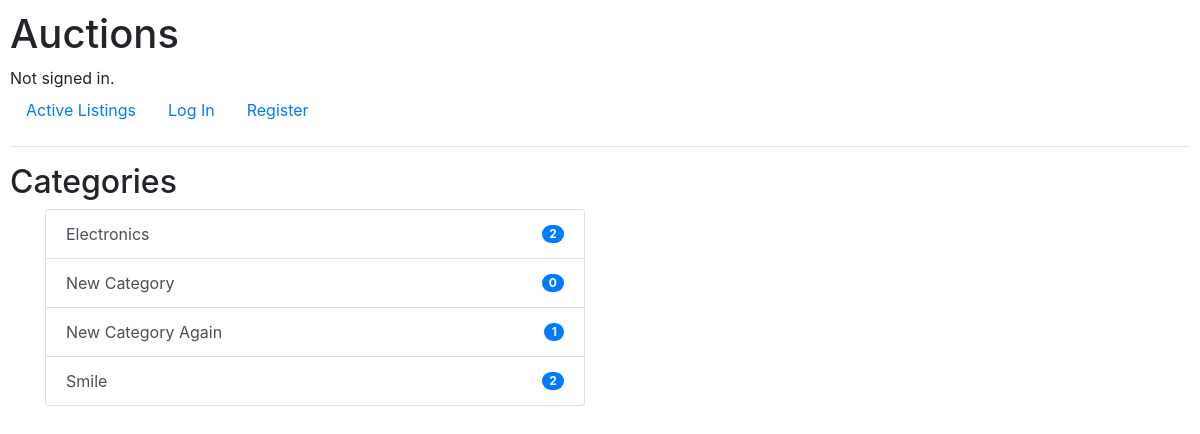
The page /categories on the database its author committed.
### auctions/models.py (models this page shows, shortened)
class Category(models.Model):
    name = models.CharField(max_length=64)

### auctions/views.py (the view)
# urls.py: path("categories", views.categories, name="categories"),
def categories(request):
    count_active_categories = Category.objects.annotate(
        num_items=Sum(
            Case(
                When(category_items__is_active=True, then=1),
                default=0,
            ),
            output_field=IntegerField()
        )
    )
    context = {
        "categories": count_active_categories
    }
    return render(request, "auctions/categories.html", context)

### auctions/templates/auctions/categories.html
{% extends "auctions/layout.html" %}
{% block body %}
    <h2>Categories</h2>
    <div class="container">
      <div class="row">
      {% if categories %}
        <div class="col-6">
          <div class="list-group">
          {% for category in categories %}
            <a href="{% url 'auctions:category' category_id=category.id %}" class="list-group-item list-group-item-action d-flex
            justify-content-between align-items-center">
              {{ category.name }}
              <span class="badge badge-primary badge-pill">{{ category.num_items }}</span>
            </a>
          {% endfor %}
          </div>
        </div>
      {% else %}
        <div class="col-10">
          <h4>No categories to display</h4>
        </div>
      {% endif %}
      </div>
    </div>
{% endblock %}

### auctions/static/auctions/styles.css (style rules this page uses)
body { padding: 10px; }

### rows shown on the page
Category: name "Electronics", num_items "2"
Category: name "New Category", num_items "0"
Category: name "New Category Again", num_items "1"
Category: name "Smile", num_items "2"
